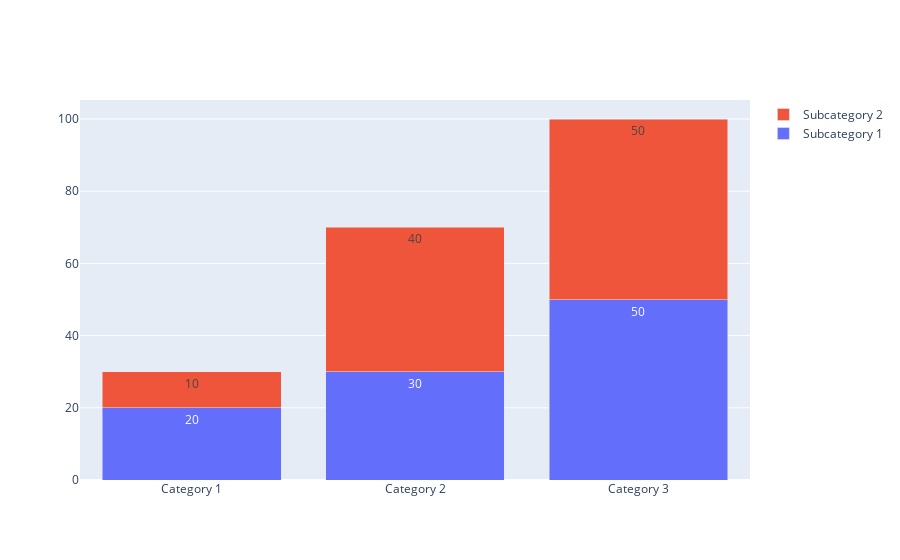

This figure's notebook cell:
### Code cell
# Create the data for the chart
x = ['Category 1', 'Category 2', 'Category 3']
y = [[20, 30, 50], [10, 40, 50]]

# Create the figure and the stacked bar chart
fig = go.Figure()
fig.add_trace(go.Bar(x=x, y=y[0], name='Subcategory 1', text=['20', '30', '50']))
fig.add_trace(go.Bar(x=x, y=y[1], name='Subcategory 2', text=['10', '40', '50']))

# Configure the layout
fig.update_layout(barmode='stack')

# Display the figure
fig.show()

### Figure 1 — Plotly figure (JSON) as saved in the notebook; plotly's stock layout.template omitted (floating-point values rounded to 4 significant figures)
{"data": [{"name": "Subcategory 1", "text": ["20", "30", "50"], "type": "bar", "x": ["Category 1", "Category 2", "Category 3"], "y": [20, 30, 50]}, {"name": "Subcategory 2", "text": ["10", "40", "50"], "type": "bar", "x": ["Category 1", "Category 2", "Category 3"], "y": [10, 40, 50]}], "layout": {"barmode": "stack"}}
